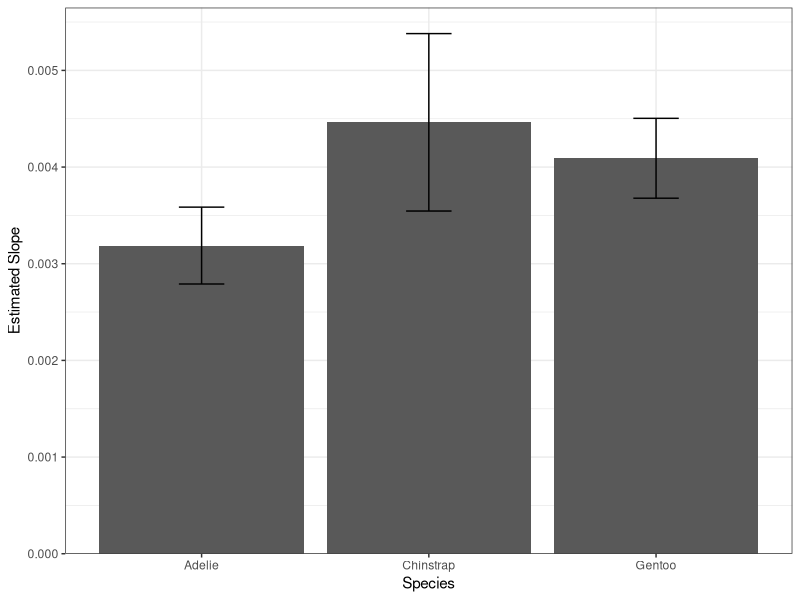
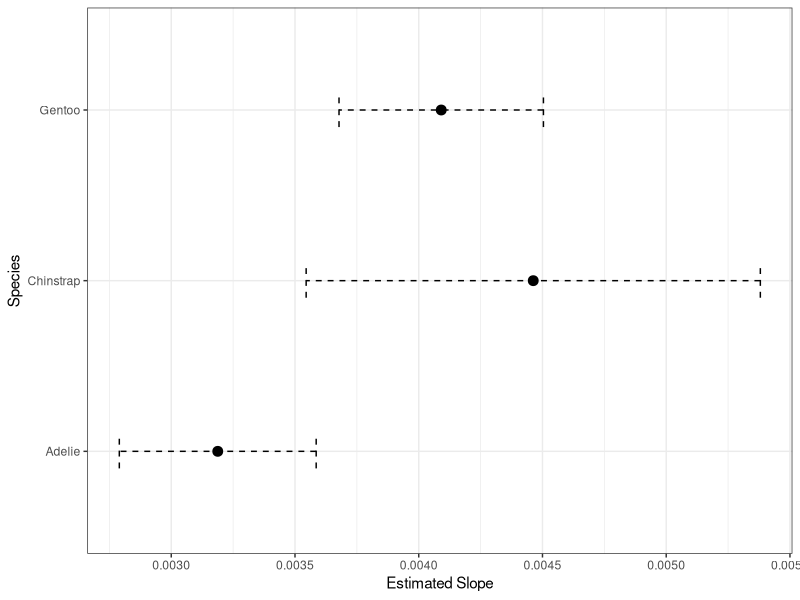

Reproduce these figures in R, in order.
## ---- chunk 1
library(tidyverse)
library(palmerpenguins)
theme_set(theme_bw())
## ---- chunk 2
penguins |>
  rename_with(
    \(x) {
      x |>
        str_replace_all("_", " ") |>
        str_to_title() |>
        str_replace_all("Mm", "(mm)") |>
        str_replace_all("G$", "(g)")
    }
  )
## ---- chunk 3
#| results: hide
penguins |>
  ## Split by the factor levels in the species column
  split(f = penguins$species) |>
  ## Fit the linear model on each of the split data frames
  map(\(x) lm(bill_length_mm ~ body_mass_g, data = x)) |>
  ## Use broom::tidy as a convenience function
  map(broom::tidy, conf.int = TRUE)
## ---- chunk 4
penguins |>
  ## Split by the factor levels in the species column
  split(f = penguins$species) |>
  ## Fit the linear model on each of the split data frames
  map(\(x) lm(bill_length_mm ~ body_mass_g, data = x)) |>
  ## Use broom::tidy as a convenience function
  map(broom::tidy, conf.int = TRUE) |>
  bind_rows(.id = "Species") |>
  dplyr::filter(!str_detect(term, "Intercept")) |>
  ggplot(aes(Species, estimate)) +
  geom_col() +
  geom_errorbar(
    aes(ymin = estimate - std.error, ymax = estimate + std.error),
    width = 0.2
  ) +
  labs(y = "Estimated Slope") +
  scale_y_continuous(expand = expansion(c(0, 0.05)))
## ---- chunk 5
penguins |>
  ## Split by the factor levels in the species column
  split(f = penguins$species) |>
  ## Fit the linear model on each of the split data frames
  map(\(x) lm(bill_length_mm ~ body_mass_g, data = x)) |>
  ## Use broom::tidy as a convenience function
  map(broom::tidy, conf.int = TRUE) |>
  bind_rows(.id = "Species") |>
  dplyr::filter(!str_detect(term, "Intercept")) |>
  ggplot(aes(estimate, Species)) +
  geom_point(size = 3) +
  geom_errorbarh(
    aes(xmin = estimate - std.error, xmax = estimate + std.error),
    height = 0.2, linetype = 2
  ) +
  labs(x = "Estimated Slope") 
